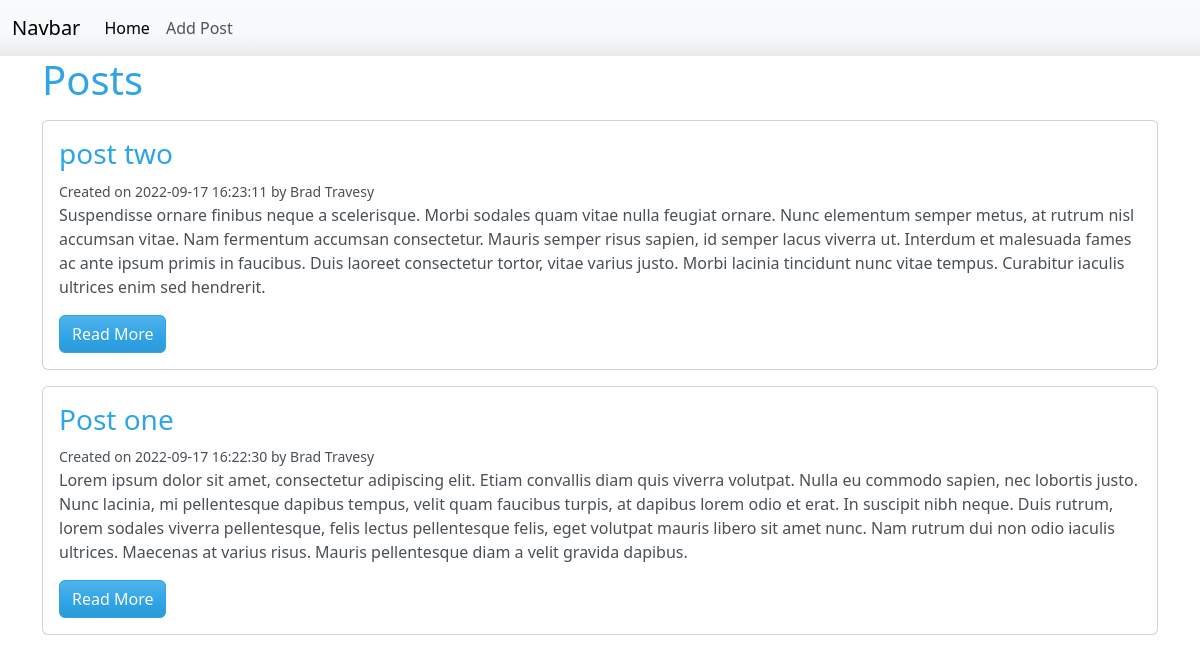
/21-website8/index.php, run on the app's committed database.
### tables this page shows
CREATE TABLE `posts` (
  `id` int(11) NOT NULL,
  `title` varchar(255) NOT NULL,
  `body` text NOT NULL,
  `author` varchar(255) NOT NULL,
  `created_at` timestamp NOT NULL DEFAULT current_timestamp()
);

### 21-website8/index.php (the view, shortened to what this page needs)
<?php
	require('config/db.php');
	$query = 'SELECT * FROM posts ORDER BY created_at DESC';
	$result = mysqli_query($conn, $query);
	$posts = mysqli_fetch_all($result, MYSQLI_ASSOC);
?>
<?php include('inc/header.php'); ?>
	<div class="container">
		<h1>Posts</h1>
		<?php foreach($posts as $post) : ?>
            <div class="card" style="width: 100%; margin: 1rem 0;">
                <div class="card-body">
                    <h3><?php echo $post['title']; ?></h3>
                    <small>Created on <?php echo $post['created_at']; ?> by <?php echo $post['author']; ?></small>
                    <p class="card-text"><?php echo $post['body']; ?></p>
                    <a class="btn btn-primary" href="<?php echo ROOT_URL; ?>post.php?id=<?php echo $post['id']; ?>">Read More</a>
                </div>
            </div>
		<?php endforeach; ?>
	</div>
<?php include('inc/footer.php'); ?>

### 21-website8/inc/header.php (shortened to what this page needs)
<!DOCTYPE html>
	<html>
		<head>
			<link rel="stylesheet" type="text/css" href="http://bootswatch.com/5/cerulean/bootstrap.min.css">
		</head>
	<body>
	<?php include('navbar.php'); ?>

### 21-website8/inc/navbar.php (shortened to what this page needs)
<nav class="navbar navbar-expand-lg bg-light">
    <div class="container-fluid">
        <a class="navbar-brand" href="#">Navbar</a>
        <div class="collapse navbar-collapse" id="navbarSupportedContent">
            <ul class="navbar-nav me-auto mb-2 mb-lg-0">
                <li class="nav-item">
                    <a class="nav-link active" aria-current="page" href="<?php echo ROOT_URL; ?>">Home</a>
                </li>
                <li class="nav-item">
                    <a class="nav-link" href="<?php echo ROOT_URL; ?>addpost.php">Add Post</a>
                </li>
            </ul>
        </div>
    </div>
</nav>

### 21-website8/inc/footer.php (shortened to what this page needs)
</body>
</html>

### data on the page
posts: title "post two", created_at "2022-09-17 16:23:11", author "Brad Travesy", body "Suspendisse ornare finibus neque a scelerisque. Morbi sodales quam vitae nulla feugiat ornare. Nunc elementum semper metus, at rutrum nisl accumsan vitae. Nam fermentum accumsan consectetur. Mauris semper risus sapien, id semper lacus viverra ut. Interdum et malesuada fames ac ante ipsum primis in faucibus. Duis laoreet consectetur tortor, vitae varius justo. Morbi lacinia tincidunt nunc vitae tempus. Curabitur iaculis ultrices enim sed hendrerit."
posts: title "Post one", created_at "2022-09-17 16:22:30", author "Brad Travesy", body "Lorem ipsum dolor sit amet, consectetur adipiscing elit. Etiam convallis diam quis viverra volutpat. Nulla eu commodo sapien, nec lobortis justo. Nunc lacinia, mi pellentesque dapibus tempus, velit quam faucibus turpis, at dapibus lorem odio et erat. In suscipit nibh neque. Duis rutrum, lorem sodales viverra pellentesque, felis lectus pellentesque felis, eget volutpat mauris libero sit amet nunc. Nam rutrum dui non odio iaculis ultrices. Maecenas at varius risus. Mauris pellentesque diam a velit gravida dapibus."
